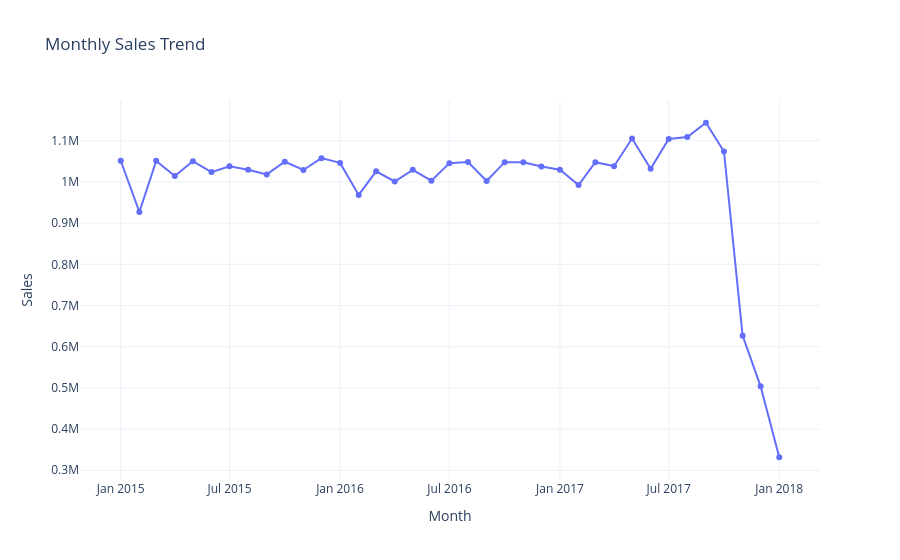

This figure's notebook cell:
### Code cell
import plotly.express as px

fig = px.line(
    monthly_sales,
    x="order date (DateOrders)",
    y="Sales",
    title="Monthly Sales Trend",
    markers=True
)

fig.update_layout(
    xaxis_title="Month",
    yaxis_title="Sales",
    template="plotly_white"
)

fig.show()

### Figure 1 — Plotly figure (JSON) as saved in the notebook; plotly's stock layout.template omitted (floating-point values rounded to 4 significant figures)
{"data": [{"hovertemplate": "order date (DateOrders)=%{x}<br>Sales=%{y}<extra></extra>", "legendgroup": "", "line": {"color": "#636efa", "dash": "solid"}, "marker": {"symbol": "circle"}, "mode": "lines+markers", "name": "", "orientation": "v", "showlegend": false, "type": "scatter", "x": ["2015-01", "2015-02", "2015-03", "2015-04", "2015-05", "2015-06", "2015-07", "2015-08", "2015-09", "2015-10", "2015-11", "2015-12", "2016-01", "2016-02", "2016-03", "2016-04", "2016-05", "2016-06", "2016-07", "2016-08", "2016-09", "2016-10", "2016-11", "2016-12", "2017-01", "2017-02", "2017-03", "2017-04", "2017-05", "2017-06", "2017-07", "2017-08", "2017-09", "2017-10", "2017-11", "2017-12", "2018-01"], "xaxis": "x", "y": [1052000.0, 927000.0, 1051000.0, 1014000.0, 1050000.0, 1024000.0, 1038000.0, 1029000.0, 1018000.0, 1049000.0, 1029000.0, 1058000.0, 1046000.0, 968500.0, 1026000.0, 1001000.0, 1029000.0, 1003000.0, 1046000.0, 1048000.0, 1002000.0, 1048000.0, 1048000.0, 1037000.0, 1030000.0, 992500.0, 1048000.0, 1038000.0, 1105000.0, 1032000.0, 1104000.0, 1109000.0, 1144000.0, 1074000.0, 626900.0, 503900.0, 331700.0], "yaxis": "y"}], "layout": {"legend": {"tracegroupgap": 0}, "title": {"text": "Monthly Sales Trend"}, "xaxis": {"anchor": "y", "domain": [0, 1], "title": {"text": "Month"}}, "yaxis": {"anchor": "x", "domain": [0, 1], "title": {"text": "Sales"}}}}
